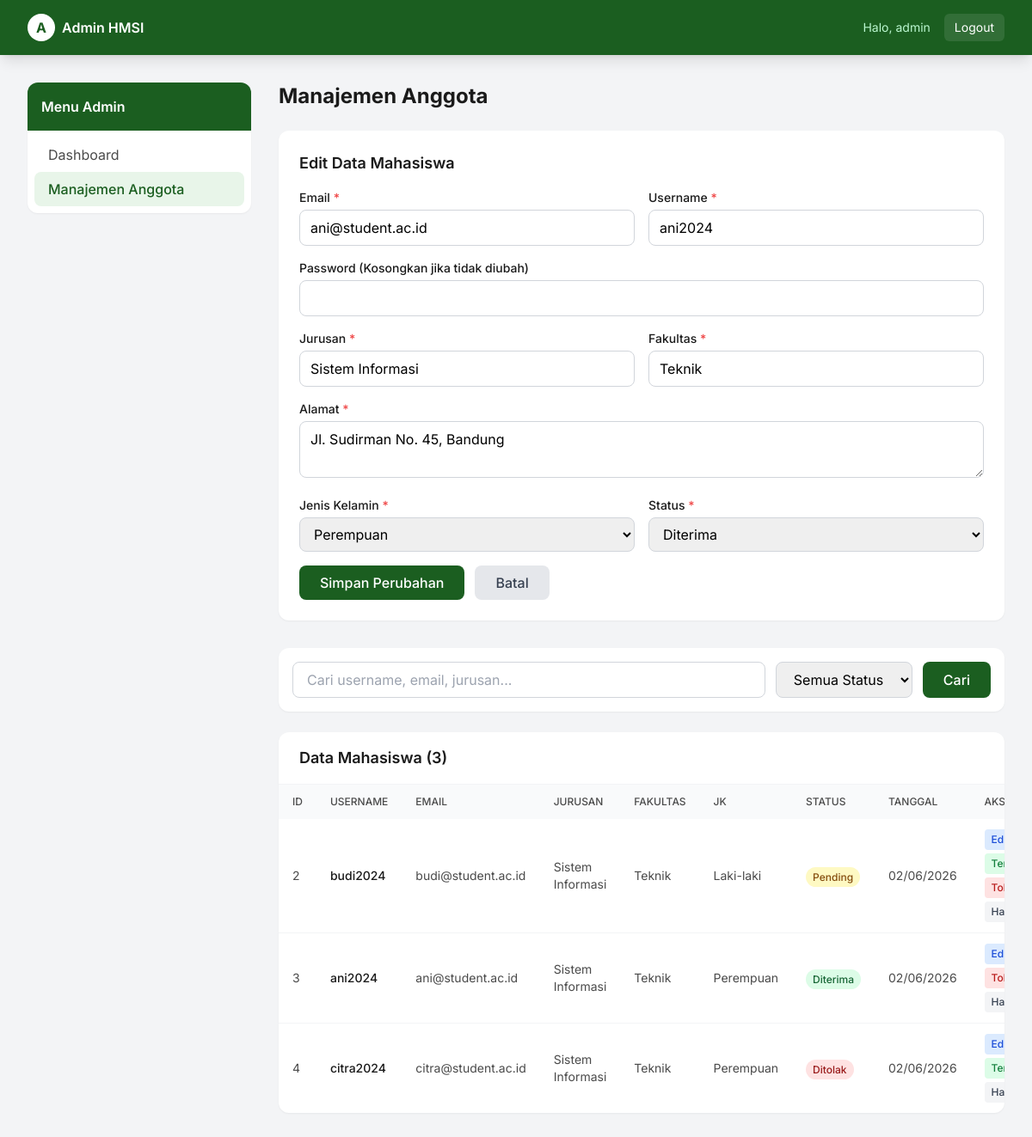
The app's page /admin/users.php?edit=3 (signed in) with its own data.
### tables this page shows
CREATE TABLE IF NOT EXISTS users (
    id              INT AUTO_INCREMENT PRIMARY KEY,
    username        VARCHAR(50) NOT NULL UNIQUE,
    email           VARCHAR(100) NOT NULL UNIQUE,
    password        VARCHAR(255) NOT NULL,
    role            ENUM('admin', 'mahasiswa') NOT NULL DEFAULT 'mahasiswa',
    jurusan         VARCHAR(100) DEFAULT NULL,
    fakultas        VARCHAR(100) DEFAULT NULL,
    alamat          TEXT DEFAULT NULL,
    jenis_kelamin   ENUM('Laki-laki', 'Perempuan') DEFAULT NULL,
    status          ENUM('pending', 'diterima', 'ditolak') DEFAULT 'pending',
    created_at      TIMESTAMP DEFAULT CURRENT_TIMESTAMP
);

### admin/users.php (the view, shortened to what this page needs)
<?php
require_once "../includes/db.php";
$editMode = false;
$editData = [];
if (isset($_GET["edit"])) {
    $editMode = true;
    $id = intval($_GET["edit"]);
    $stmt = $pdo->prepare("SELECT * FROM users WHERE id = ? AND role = 'mahasiswa'");
    $stmt->execute([$id]);
    $editData = $stmt->fetch();
}
$search = $_GET["search"] ?? "";
$sql = "SELECT * FROM users WHERE role = 'mahasiswa'";
$params = [];
$sql .= " ORDER BY created_at DESC";
$stmt = $pdo->prepare($sql);
$stmt->execute($params);
$users = $stmt->fetchAll();
?>
<!DOCTYPE html>
<html lang="id">
<head>
    <script src="https://cdn.tailwindcss.com"></script>
</head>
<body class="bg-gray-100 min-h-screen">
    <nav class="bg-primary shadow-lg">
        <div class="max-w-7xl mx-auto px-4 sm:px-6 lg:px-8">
            <div class="flex justify-between h-16">
                <div class="flex items-center">
                    <a href="index.php" class="flex items-center space-x-2">
                        <div class="w-8 h-8 bg-white rounded-full flex items-center justify-center">
                            <span class="text-primary font-bold">A</span>
                        </div>
                        <span class="text-white font-semibold">Admin HMSI</span>
                    </a>
                </div>
                <div class="flex items-center space-x-4">
                    <span class="text-green-200 text-sm hidden sm:block">Halo, <?php echo htmlspecialchars($_SESSION["user_username"]); ?></span>
                    <a href="logout.php" class="bg-white/10 hover:bg-white/20 text-white px-3 py-1.5 rounded-md text-sm transition">Logout</a>
                </div>
            </div>
        </div>
    </nav>
    <div class="max-w-7xl mx-auto px-4 sm:px-6 lg:px-8 py-8">
        <div class="grid grid-cols-1 lg:grid-cols-4 gap-8">
            <div class="lg:col-span-1">
                <div class="bg-white rounded-xl shadow-sm overflow-hidden">
                    <div class="p-4 bg-primary text-white">
                        <h3 class="font-semibold">Menu Admin</h3>
                    </div>
                    <div class="p-2">
                        <a href="index.php" class="block px-4 py-2 rounded-lg text-textsecondary hover:bg-gray-50 transition">Dashboard</a>
                        <a href="users.php" class="block px-4 py-2 rounded-lg bg-lightgreen text-primary font-medium">Manajemen Anggota</a>
                    </div>
                </div>
            </div>
            <div class="lg:col-span-3">
                <h1 class="text-2xl font-bold text-textprimary mb-6">Manajemen Anggota</h1>
                <div class="bg-white rounded-xl shadow-sm p-6 mb-8">
                    <h2 class="text-lg font-semibold text-textprimary mb-4"><?php echo $editMode ? 'Edit Data Mahasiswa' : 'Tambah Data Mahasiswa'; ?></h2>
                    <form method="POST" action="" class="space-y-4">
                        <div class="grid grid-cols-1 md:grid-cols-2 gap-4">
                            <div>
                                <label class="block text-sm font-medium text-textprimary mb-1">Email <span class="text-red-500">*</span></label>
                                <input type="email" name="email" required value="<?php echo $editMode ? htmlspecialchars($editData['email']) : ''; ?>" class="w-full px-3 py-2 rounded-lg border border-gray-300 focus:border-primary focus:ring-2 focus:ring-primary/20 outline-none transition">
                            </div>
                            <div>
                                <label class="block text-sm font-medium text-textprimary mb-1">Username <span class="text-red-500">*</span></label>
                                <input type="text" name="username" required value="<?php echo $editMode ? htmlspecialchars($editData['username']) : ''; ?>" class="w-full px-3 py-2 rounded-lg border border-gray-300 focus:border-primary focus:ring-2 focus:ring-primary/20 outline-none transition">
                            </div>
                        </div>
                        <div>
                            <label class="block text-sm font-medium text-textprimary mb-1">Password <?php echo $editMode ? '(Kosongkan jika tidak diubah)' : '<span class="text-red-500">*</span> (Min 6 karakter)'; ?></label>
                            <input type="password" name="password" <?php echo $editMode ? '' : 'required minlength="6"'; ?> class="w-full px-3 py-2 rounded-lg border border-gray-300 focus:border-primary focus:ring-2 focus:ring-primary/20 outline-none transition">
                        </div>
                        <div class="grid grid-cols-1 md:grid-cols-2 gap-4">
                            <div>
                                <label class="block text-sm font-medium text-textprimary mb-1">Jurusan <span class="text-red-500">*</span></label>
                                <input type="text" name="jurusan" required value="<?php echo $editMode ? htmlspecialchars($editData['jurusan']) : ''; ?>" class="w-full px-3 py-2 rounded-lg border border-gray-300 focus:border-primary focus:ring-2 focus:ring-primary/20 outline-none transition">
                            </div>
                            <div>
                                <label class="block text-sm font-medium text-textprimary mb-1">Fakultas <span class="text-red-500">*</span></label>
                                <input type="text" name="fakultas" required value="<?php echo $editMode ? htmlspecialchars($editData['fakultas']) : ''; ?>" class="w-full px-3 py-2 rounded-lg border border-gray-300 focus:border-primary focus:ring-2 focus:ring-primary/20 outline-none transition">
                            </div>
                        </div>
                        <div>
                            <label class="block text-sm font-medium text-textprimary mb-1">Alamat <span class="text-red-500">*</span></label>
                            <textarea name="alamat" required rows="2" class="w-full px-3 py-2 rounded-lg border border-gray-300 focus:border-primary focus:ring-2 focus:ring-primary/20 outline-none transition"><?php echo $editMode ? htmlspecialchars($editData['alamat']) : ''; ?></textarea>
                        </div>
                        <div class="grid grid-cols-1 md:grid-cols-2 gap-4">
                            <div>
                                <label class="block text-sm font-medium text-textprimary mb-1">Jenis Kelamin <span class="text-red-500">*</span></label>
                                <select name="jenis_kelamin" required class="w-full px-3 py-2 rounded-lg border border-gray-300 focus:border-primary focus:ring-2 focus:ring-primary/20 outline-none transition">
                                    <option value="Perempuan" <?php echo ($editMode && $editData['jenis_kelamin'] == 'Perempuan') ? 'selected' : ''; ?>>Perempuan</option>
                                </select>
                            </div>
                            <div>
                                <label class="block text-sm font-medium text-textprimary mb-1">Status <span class="text-red-500">*</span></label>
                                <select name="status" required class="w-full px-3 py-2 rounded-lg border border-gray-300 focus:border-primary focus:ring-2 focus:ring-primary/20 outline-none transition">
                                    <option value="diterima" <?php echo ($editMode && $editData['status'] == 'diterima') ? 'selected' : ''; ?>>Diterima</option>
                                </select>
                            </div>
                        </div>
                        <div class="flex gap-3">
                            <button type="submit" class="bg-primary text-white hover:bg-secondary px-6 py-2 rounded-lg font-medium transition">
                                <?php echo $editMode ? 'Simpan Perubahan' : 'Tambah Anggota'; ?>
                            </button>
                            <?php if ($editMode): ?>
                                <a href="users.php" class="bg-gray-200 text-gray-700 hover:bg-gray-300 px-6 py-2 rounded-lg font-medium transition">Batal</a>
                            <?php endif; ?>
                        </div>
                    </form>
                </div>
                <div class="bg-white rounded-xl shadow-sm p-4 mb-6">
                    <form method="GET" action="" class="flex flex-col md:flex-row gap-3">
                        <input type="text" name="search" value="<?php echo htmlspecialchars($search); ?>" placeholder="Cari username, email, jurusan..." class="flex-1 px-4 py-2 rounded-lg border border-gray-300 focus:border-primary focus:ring-2 focus:ring-primary/20 outline-none transition">
                        <select name="filter_status" class="px-4 py-2 rounded-lg border border-gray-300 focus:border-primary focus:ring-2 focus:ring-primary/20 outline-none transition">
                            <option value="">Semua Status</option>
                        </select>
                        <button type="submit" class="bg-primary text-white hover:bg-secondary px-6 py-2 rounded-lg font-medium transition">Cari</button>
                    </form>
                </div>
                <div class="bg-white rounded-xl shadow-sm overflow-hidden">
                    <div class="px-6 py-4 border-b border-gray-100">
                        <h2 class="text-lg font-semibold text-textprimary">Data Mahasiswa (<?php echo count($users); ?>)</h2>
                    </div>
                    <div class="overflow-x-auto">
                        <table class="w-full text-left">
                            <thead class="bg-gray-50">
                                <tr>
                                    <th class="px-4 py-3 text-xs font-medium text-textsecondary uppercase">ID</th>
                                    <th class="px-4 py-3 text-xs font-medium text-textsecondary uppercase">Username</th>
                                    <th class="px-4 py-3 text-xs font-medium text-textsecondary uppercase">Email</th>
                                    <th class="px-4 py-3 text-xs font-medium text-textsecondary uppercase">Jurusan</th>
                                    <th class="px-4 py-3 text-xs font-medium text-textsecondary uppercase">Fakultas</th>
                                    <th class="px-4 py-3 text-xs font-medium text-textsecondary uppercase">JK</th>
                                    <th class="px-4 py-3 text-xs font-medium text-textsecondary uppercase">Status</th>
                                    <th class="px-4 py-3 text-xs font-medium text-textsecondary uppercase">Tanggal</th>
                                    <th class="px-4 py-3 text-xs font-medium text-textsecondary uppercase">Aksi</th>
                                </tr>
                            </thead>
                            <tbody class="divide-y divide-gray-100">
                                <?php foreach ($users as $u): ?>
                                <tr class="hover:bg-gray-50">
                                    <td class="px-4 py-3 text-sm text-textsecondary"><?php echo $u["id"]; ?></td>
                                    <td class="px-4 py-3 text-sm font-medium text-textprimary"><?php echo htmlspecialchars($u["username"]); ?></td>
                                    <td class="px-4 py-3 text-sm text-textsecondary"><?php echo htmlspecialchars($u["email"]); ?></td>
                                    <td class="px-4 py-3 text-sm text-textsecondary"><?php echo htmlspecialchars($u["jurusan"]); ?></td>
                                    <td class="px-4 py-3 text-sm text-textsecondary"><?php echo htmlspecialchars($u["fakultas"]); ?></td>
                                    <td class="px-4 py-3 text-sm text-textsecondary"><?php echo $u["jenis_kelamin"]; ?></td>
                                    <td class="px-4 py-3">
                                        <?php
                                        $badgeClass = [
                                            'pending' => 'bg-yellow-100 text-yellow-800',
                                            'diterima' => 'bg-green-100 text-green-800',
                                            'ditolak' => 'bg-red-100 text-red-800'
                                        ][$u["status"]] ?? 'bg-gray-100 text-gray-800';
                                        ?>
                                        <span class="px-2 py-1 rounded-full text-xs font-medium <?php echo $badgeClass; ?>">
                                            <?php echo ucfirst($u["status"]); ?>
                                        </span>
                                    </td>
                                    <td class="px-4 py-3 text-sm text-textsecondary"><?php echo date('d/m/Y', strtotime($u["created_at"])); ?></td>
                                    <td class="px-4 py-3">
                                        <div class="flex flex-wrap gap-1">
                                            <a href="users.php?edit=<?php echo $u['id']; ?>" class="bg-blue-100 text-blue-700 hover:bg-blue-200 px-2 py-1 rounded text-xs font-medium transition">Edit</a>
                                            <?php if ($u["status"] != "diterima"): ?>
                                                <a href="users.php?status=diterima&id=<?php echo $u['id']; ?>" class="bg-green-100 text-green-700 hover:bg-green-200 px-2 py-1 rounded text-xs font-medium transition" onclick="return confirm('Terima pendaftaran ini?')">Terima</a>
                                            <?php endif; ?>
                                            <?php if ($u["status"] != "ditolak"): ?>
                                                <a href="users.php?status=ditolak&id=<?php echo $u['id']; ?>" class="bg-red-100 text-red-700 hover:bg-red-200 px-2 py-1 rounded text-xs font-medium transition" onclick="return confirm('Tolak pendaftaran ini?')">Tolak</a>
                                            <?php endif; ?>
                                            <a href="users.php?delete=<?php echo $u['id']; ?>" class="bg-gray-100 text-gray-700 hover:bg-gray-200 px-2 py-1 rounded text-xs font-medium transition" onclick="return confirm('Hapus data ini?')">Hapus</a>
                                        </div>
                                    </td>
                                </tr>
                                <?php endforeach; ?>
                            </tbody>
                        </table>
                    </div>
                </div>
            </div>
        </div>
    </div>
</body>
</html>

### admin/users.php (style rules this page uses)
body { font-family:'Inter',sans-serif; }

### records on screen
users: email "ani@student.ac.id", username "ani2024", jurusan "Sistem Informasi", fakultas "Teknik", alamat "Jl. Sudirman No. 45, Bandung", jenis_kelamin "Perempuan", status "Diterima", id "3", created_at "02/06/2026"
users: id "2", username "budi2024", email "budi@student.ac.id", jurusan "Sistem Informasi", fakultas "Teknik", jenis_kelamin "Laki-laki", status "Pending", created_at "02/06/2026"
users: id "4", username "citra2024", email "citra@student.ac.id", jurusan "Sistem Informasi", fakultas "Teknik", jenis_kelamin "Perempuan", status "Ditolak", created_at "02/06/2026"

### other values on screen
$_SESSION["user_username"] "admin"
count($users) "3"
